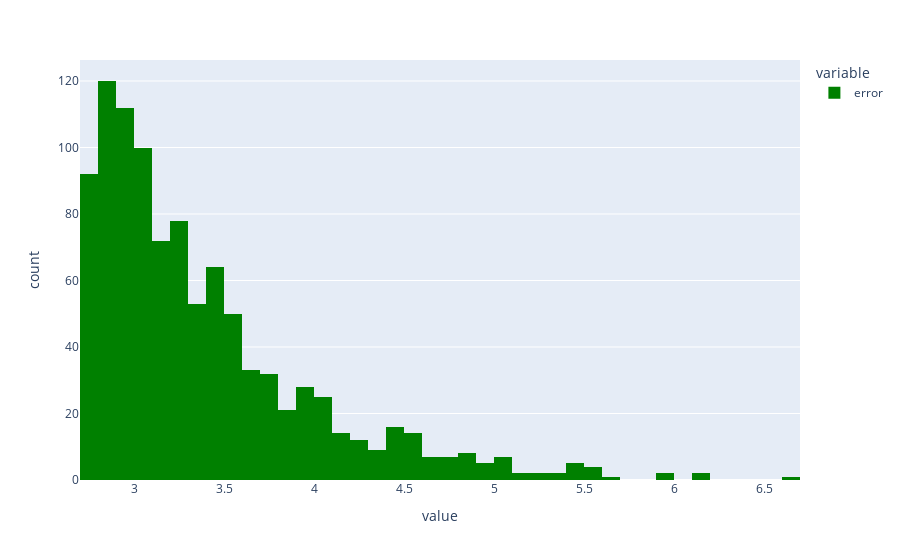

Here is the notebook cell this chart was saved with:
### Code cell
# histogram provides a visual representation of the distribution of prediction errors 

px.histogram(worst_error.error, color_discrete_sequence=['green'], labels='error')

### Figure 1 — Plotly figure (JSON) as saved in the notebook; plotly's stock layout.template omitted (floating-point values rounded to 4 significant figures; data arrays with more than 128 entries replaced by an {"elided": "..."} marker saying what was removed)
{"data": [{"alignmentgroup": "True", "bingroup": "x", "hovertemplate": "variable=error<br>value=%{x}<br>count=%{y}<extra></extra>", "legendgroup": "error", "marker": {"color": "green", "pattern": {"shape": ""}}, "name": "error", "offsetgroup": "error", "orientation": "v", "showlegend": true, "type": "histogram", "x": {"elided": "1000 float values"}, "xaxis": "x", "yaxis": "y"}], "layout": {"autosize": true, "barmode": "relative", "legend": {"title": {"text": "variable"}, "tracegroupgap": 0}, "margin": {"t": 60}, "xaxis": {"anchor": "y", "autorange": true, "domain": [0, 1], "range": [2.7, 6.7], "title": {"text": "value"}, "type": "linear"}, "yaxis": {"anchor": "x", "autorange": true, "domain": [0, 1], "range": [0, 126.3], "title": {"text": "count"}}}}
